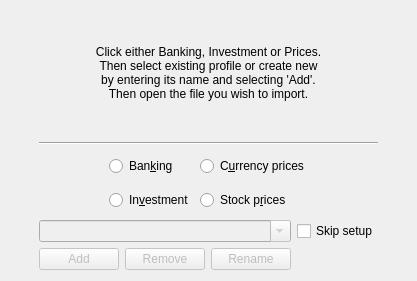
<?xml version="1.0" encoding="UTF-8"?>
<ui version="4.0">
 <class>IntroPage</class>
 <widget class="QWidget" name="IntroPage">
  <property name="geometry">
   <rect>
    <x>0</x>
    <y>0</y>
    <width>417</width>
    <height>281</height>
   </rect>
  </property>
  <property name="sizePolicy">
   <sizepolicy hsizetype="Expanding" vsizetype="Expanding">
    <horstretch>0</horstretch>
    <verstretch>0</verstretch>
   </sizepolicy>
  </property>
  <property name="windowTitle">
   <string>Intro Wizard Page</string>
  </property>
  <layout class="QHBoxLayout" name="horizontalLayout" stretch="1,10,1">
   <item>
    <spacer name="leftSpacer">
     <property name="orientation">
      <enum>Qt::Horizontal</enum>
     </property>
     <property name="sizeHint" stdset="0">
      <size>
       <width>40</width>
       <height>20</height>
      </size>
     </property>
    </spacer>
   </item>
   <item>
    <layout class="QVBoxLayout" name="verticalLayout_2" stretch="20,1,13,0">
     <item>
      <widget class="QLabel" name="label">
       <property name="text">
        <string>Click either Banking, Investment or Prices.
Then select existing profile or create new
by entering its name and selecting 'Add'.
Then open the file you wish to import.</string>
       </property>
       <property name="alignment">
        <set>Qt::AlignCenter</set>
       </property>
       <property name="wordWrap">
        <bool>true</bool>
       </property>
      </widget>
     </item>
     <item>
      <widget class="Line" name="line_hor">
       <property name="sizePolicy">
        <sizepolicy hsizetype="Expanding" vsizetype="Minimum">
         <horstretch>0</horstretch>
         <verstretch>0</verstretch>
        </sizepolicy>
       </property>
       <property name="orientation">
        <enum>Qt::Horizontal</enum>
       </property>
      </widget>
     </item>
     <item>
      <layout class="QHBoxLayout" name="horizontalLayout_radio">
       <item>
        <spacer name="horizontalSpacer_mid">
         <property name="orientation">
          <enum>Qt::Horizontal</enum>
         </property>
         <property name="sizeHint" stdset="0">
          <size>
           <width>13</width>
           <height>22</height>
          </size>
         </property>
        </spacer>
       </item>
       <item>
        <layout class="QGridLayout" name="gridLayout_2">
         <item row="0" column="0">
          <widget class="QRadioButton" name="m_profilesBank">
           <property name="enabled">
            <bool>true</bool>
           </property>
           <property name="minimumSize">
            <size>
             <width>0</width>
             <height>28</height>
            </size>
           </property>
           <property name="text">
            <string>Ban&amp;king</string>
           </property>
          </widget>
         </item>
         <item row="1" column="0">
          <widget class="QRadioButton" name="m_profilesInvest">
           <property name="enabled">
            <bool>true</bool>
           </property>
           <property name="minimumSize">
            <size>
             <width>0</width>
             <height>28</height>
            </size>
           </property>
           <property name="text">
            <string>In&amp;vestment</string>
           </property>
          </widget>
         </item>
         <item row="1" column="1">
          <widget class="QRadioButton" name="m_profilesStockPrices">
           <property name="minimumSize">
            <size>
             <width>0</width>
             <height>28</height>
            </size>
           </property>
           <property name="text">
            <string>Stock p&amp;rices</string>
           </property>
          </widget>
         </item>
         <item row="0" column="1">
          <widget class="QRadioButton" name="m_profilesCurrencyPrices">
           <property name="text">
            <string>C&amp;urrency prices</string>
           </property>
          </widget>
         </item>
        </layout>
       </item>
       <item>
        <spacer name="horizontalSpacer_2">
         <property name="orientation">
          <enum>Qt::Horizontal</enum>
         </property>
         <property name="sizeHint" stdset="0">
          <size>
           <width>13</width>
           <height>22</height>
          </size>
         </property>
        </spacer>
       </item>
      </layout>
     </item>
     <item>
      <layout class="QGridLayout" name="gridLayout">
       <item row="2" column="0">
        <widget class="QPushButton" name="m_add">
         <property name="enabled">
          <bool>false</bool>
         </property>
         <property name="sizePolicy">
          <sizepolicy hsizetype="Preferred" vsizetype="Preferred">
           <horstretch>0</horstretch>
           <verstretch>0</verstretch>
          </sizepolicy>
         </property>
         <property name="toolTip">
          <string>After entering new profile name, press this button to add it.</string>
         </property>
         <property name="text">
          <string>Add</string>
         </property>
        </widget>
       </item>
       <item row="1" column="3">
        <widget class="QCheckBox" name="m_skipSetup">
         <property name="sizePolicy">
          <sizepolicy hsizetype="Preferred" vsizetype="Preferred">
           <horstretch>0</horstretch>
           <verstretch>0</verstretch>
          </sizepolicy>
         </property>
         <property name="toolTip">
          <string>Select to bypass profile setup.
Only useful if a profile has already been setup.</string>
         </property>
         <property name="text">
          <string>Skip setup</string>
         </property>
        </widget>
       </item>
       <item row="2" column="1">
        <widget class="QPushButton" name="m_remove">
         <property name="enabled">
          <bool>false</bool>
         </property>
         <property name="sizePolicy">
          <sizepolicy hsizetype="Preferred" vsizetype="Preferred">
           <horstretch>0</horstretch>
           <verstretch>0</verstretch>
          </sizepolicy>
         </property>
         <property name="toolTip">
          <string>Press this button to remove selected profile.</string>
         </property>
         <property name="text">
          <string>Remove</string>
         </property>
        </widget>
       </item>
       <item row="2" column="2">
        <widget class="QPushButton" name="m_rename">
         <property name="enabled">
          <bool>false</bool>
         </property>
         <property name="sizePolicy">
          <sizepolicy hsizetype="Preferred" vsizetype="Preferred">
           <horstretch>0</horstretch>
           <verstretch>0</verstretch>
          </sizepolicy>
         </property>
         <property name="toolTip">
          <string>Press this button after renaming your profile.</string>
         </property>
         <property name="text">
          <string>Rename</string>
         </property>
        </widget>
       </item>
       <item row="1" column="0" colspan="3">
        <widget class="QComboBox" name="m_profiles">
         <property name="enabled">
          <bool>false</bool>
         </property>
         <property name="sizePolicy">
          <sizepolicy hsizetype="Preferred" vsizetype="Preferred">
           <horstretch>0</horstretch>
           <verstretch>0</verstretch>
          </sizepolicy>
         </property>
         <property name="toolTip">
          <string>Select your importing profile here.</string>
         </property>
         <property name="editable">
          <bool>true</bool>
         </property>
         <property name="currentIndex">
          <number>-1</number>
         </property>
         <property name="insertPolicy">
          <enum>QComboBox::InsertAtCurrent</enum>
         </property>
        </widget>
       </item>
      </layout>
     </item>
    </layout>
   </item>
   <item>
    <spacer name="rightSpacer">
     <property name="orientation">
      <enum>Qt::Horizontal</enum>
     </property>
     <property name="sizeHint" stdset="0">
      <size>
       <width>40</width>
       <height>20</height>
      </size>
     </property>
    </spacer>
   </item>
  </layout>
 </widget>
 <tabstops>
  <tabstop>m_profilesBank</tabstop>
  <tabstop>m_profilesInvest</tabstop>
  <tabstop>m_profilesCurrencyPrices</tabstop>
  <tabstop>m_profilesStockPrices</tabstop>
  <tabstop>m_profiles</tabstop>
  <tabstop>m_skipSetup</tabstop>
  <tabstop>m_add</tabstop>
  <tabstop>m_remove</tabstop>
  <tabstop>m_rename</tabstop>
 </tabstops>
 <resources/>
 <connections/>
</ui>
